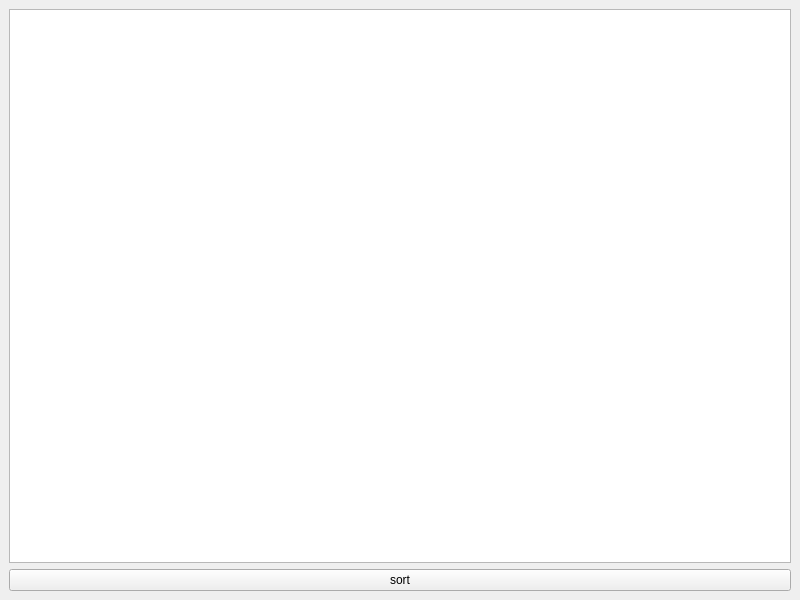
<?xml version="1.0" encoding="UTF-8"?>
<ui version="4.0">
 <class>MainWindow</class>
 <widget class="QMainWindow" name="MainWindow">
  <property name="geometry">
   <rect>
    <x>0</x>
    <y>0</y>
    <width>800</width>
    <height>600</height>
   </rect>
  </property>
  <property name="windowTitle">
   <string>MainWindow</string>
  </property>
  <widget class="QWidget" name="centralwidget">
   <layout class="QGridLayout" name="gridLayout">
    <item row="0" column="0">
     <widget class="QTableView" name="tableView"/>
    </item>
    <item row="1" column="0">
     <widget class="QPushButton" name="sort">
      <property name="text">
       <string>sort</string>
      </property>
     </widget>
    </item>
   </layout>
  </widget>
 </widget>
 <resources/>
 <connections/>
</ui>
